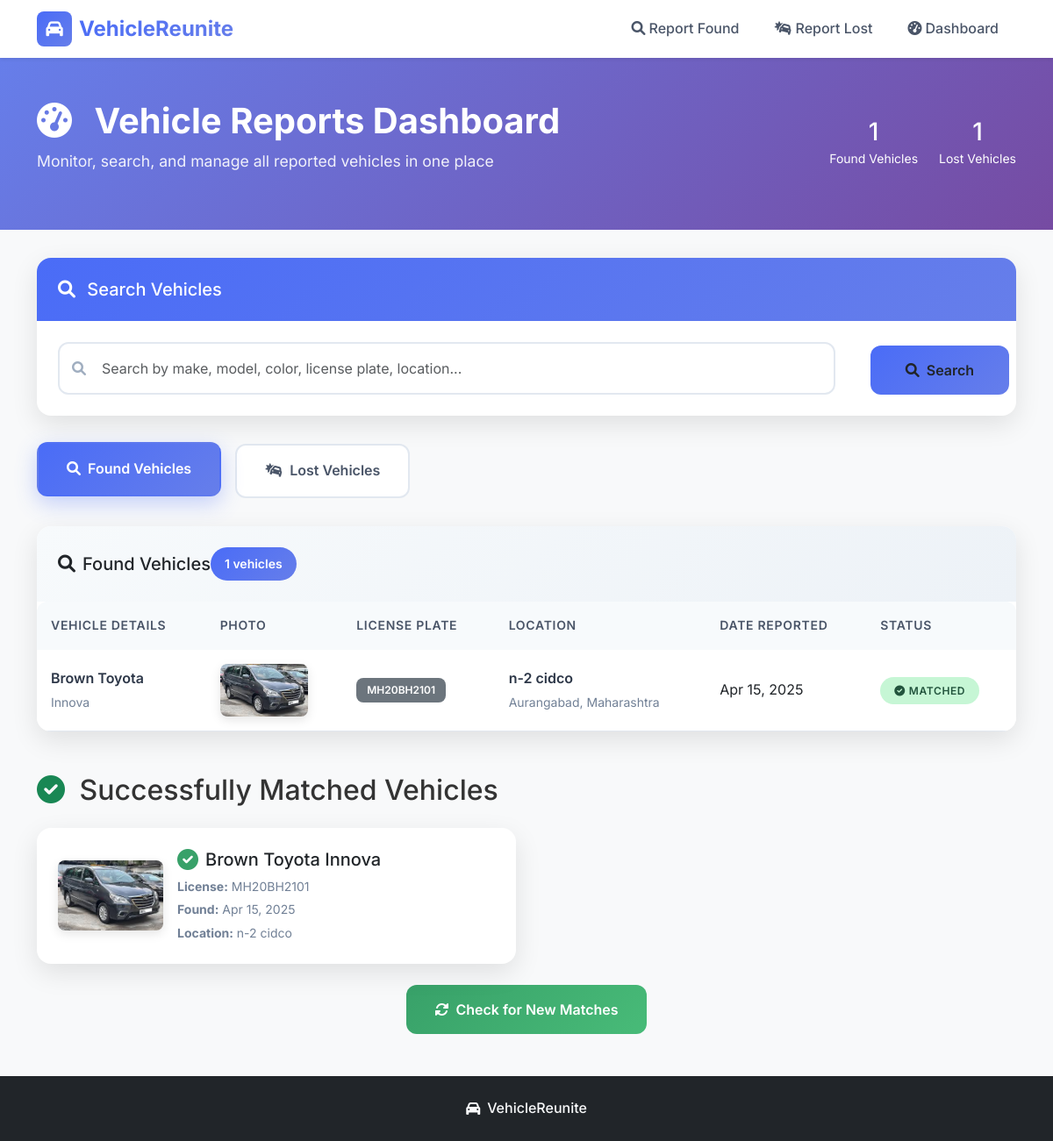
/dashboard/, run on the app's committed database.
### vehicles/models.py (models this page shows, shortened)
class BaseVehicle(models.Model):
    make = models.CharField(max_length=100)
    model = models.CharField(max_length=100)
    color = models.CharField(max_length=50)
    license_plate = models.CharField(max_length=20)
    photo = models.ImageField(upload_to='vehicles/', null=True, blank=True)
    reported_date = models.DateTimeField(default=timezone.now)
    class Meta:
        abstract = True

class FoundVehicle(BaseVehicle):
    location = models.CharField(max_length=255)
    city = models.CharField(max_length=100)
    state = models.CharField(max_length=100)
    zipcode = models.CharField(max_length=20)
    landmark = models.CharField(max_length=255, blank=True, null=True)
    condition = models.TextField()
    notes = models.TextField(blank=True, null=True)
    reporter_name = models.CharField(max_length=100, blank=True, null=True)
    reporter_email = models.EmailField(blank=True, null=True)
    status = models.CharField(max_length=20, default='pending',
                             choices=[('pending', 'Pending'), ('matched', 'Matched')])

### vehicles/views.py (the view)
# urls.py: path('dashboard/', views.dashboard, name='dashboard'),
def dashboard(request):
    search_term = request.GET.get('search', '')
    if search_term:
        found_vehicles = FoundVehicle.objects.filter(
            Q(make__icontains=search_term) |
            Q(model__icontains=search_term) |
            Q(color__icontains=search_term) |
            Q(license_plate__icontains=search_term) |
            Q(location__icontains=search_term)
        )
        lost_vehicles = LostVehicle.objects.filter(
            Q(make__icontains=search_term) |
            Q(model__icontains=search_term) |
            Q(color__icontains=search_term) |
            Q(license_plate__icontains=search_term) |
            Q(last_seen_location__icontains=search_term)
        )
    else:
        found_vehicles = FoundVehicle.objects.all()
        lost_vehicles = LostVehicle.objects.all()
    matched_vehicles = FoundVehicle.objects.filter(status='matched')
    context = {
        'found_vehicles': found_vehicles,
        'lost_vehicles': lost_vehicles,
        'matched_vehicles': matched_vehicles,
        'search_term': search_term
    }
    return render(request, 'vehicles/dashboard.html', context)

### templates/vehicles/dashboard.html (shortened to what this page needs)
{% extends 'base.html' %}
{% block content %}
<section class="dashboard-header">
    <div class="container">
        <div class="row align-items-center">
            <div class="col-md-8">
                <h1 class="dashboard-title">
                    <i class="fas fa-tachometer-alt me-3"></i>
                    Vehicle Reports Dashboard
                </h1>
                <p class="dashboard-subtitle">Monitor, search, and manage all reported vehicles in one place</p>
            </div>
            <div class="col-md-4 text-md-end">
                <div class="d-flex justify-content-md-end justify-content-center">
                    <div class="text-center me-4">
                        <div class="h3 mb-0">{{ found_vehicles.count }}</div>
                        <small>Found Vehicles</small>
                    </div>
                    <div class="text-center">
                        <div class="h3 mb-0">{{ lost_vehicles.count }}</div>
                        <small>Lost Vehicles</small>
                    </div>
                </div>
            </div>
        </div>
    </div>
</section>
<div class="container">
    <div class="card search-card">
        <div class="card-header">
            <h2 class="h5 mb-0">
                <i class="fas fa-search me-2"></i>
                Search Vehicles
            </h2>
        </div>
        <div class="card-body p-4">
            <form method="get" action="{% url 'dashboard' %}">
                <div class="row align-items-end">
                    <div class="col-md-10">
                        <div class="search-input-group">
                            <i class="fas fa-search search-icon"></i>
                            <input type="search" name="search" class="form-control"
                                   placeholder="Search by make, model, color, license plate, location..."
                                   value="{{ search_term }}">
                        </div>
                    </div>
                    <div class="col-md-2">
                        <button type="submit" class="btn search-btn w-100">
                            <i class="fas fa-search me-2"></i>Search
                        </button>
                    </div>
                </div>
            </form>
        </div>
    </div>
    <ul class="nav custom-tabs" id="vehicleTabs" role="tablist">
        <li class="nav-item" role="presentation">
            <button class="nav-link active" id="found-tab" data-bs-toggle="tab" data-bs-target="#found" type="button" role="tab">
                <i class="fas fa-search me-2"></i>Found Vehicles
            </button>
        </li>
        <li class="nav-item" role="presentation">
            <button class="nav-link" id="lost-tab" data-bs-toggle="tab" data-bs-target="#lost" type="button" role="tab">
                <i class="fas fa-car-crash me-2"></i>Lost Vehicles
            </button>
        </li>
    </ul>
    <div class="tab-content" id="vehicleTabsContent">
        <div class="tab-pane fade show active" id="found" role="tabpanel">
            <div class="card vehicle-card">
                <div class="card-header">
                    <h2 class="h5 mb-0">
                        <i class="fas fa-search me-2"></i>Found Vehicles
                    </h2>
                    <span class="vehicle-count-badge">{{ found_vehicles.count }} vehicles</span>
                </div>
                <div class="card-body p-0">
                    {% if found_vehicles %}
                        <div class="table-responsive">
                            <table class="table vehicle-table">
                                <thead>
                                    <tr>
                                        <th>Vehicle Details</th>
                                        <th>Photo</th>
                                        <th>License Plate</th>
                                        <th>Location</th>
                                        <th>Date Reported</th>
                                        <th>Status</th>
                                    </tr>
                                </thead>
                                <tbody>
                                    {% for vehicle in found_vehicles %}
                                        <tr>
                                            <td>
                                                <div class="vehicle-info">{{ vehicle.color }} {{ vehicle.make }}</div>
                                                <div class="vehicle-details">{{ vehicle.model }}</div>
                                            </td>
                                            <td>
                                                {% if vehicle.photo %}
                                                    <img src="{{ vehicle.photo.url }}" alt="{{ vehicle.make }} {{ vehicle.model }}"
                                                         class="vehicle-image" style="height: 60px; width: 100px;">
                                                {% else %}
                                                    <div class="bg-light text-center vehicle-image d-flex align-items-center justify-content-center"
                                                         style="height: 60px; width: 100px; font-size: 0.75rem; color: #a0aec0;">
                                                        No Image
                                                    </div>
                                                {% endif %}
                                            </td>
                                            <td>
                                                <span class="badge bg-secondary">{{ vehicle.license_plate }}</span>
                                            </td>
                                            <td>
                                                <div class="vehicle-info">{{ vehicle.location }}</div>
                                                <div class="vehicle-details">{{ vehicle.city }}, {{ vehicle.state }}</div>
                                            </td>
                                            <td>{{ vehicle.reported_date|date:"M d, Y" }}</td>
                                            <td>
                                                {% if vehicle.status == 'matched' %}
                                                    <span class="status-badge status-matched">
                                                        <i class="fas fa-check-circle me-1"></i>Matched
                                                    </span>
                                                {% else %}
                                                    <span class="status-badge status-pending">
                                                        <i class="fas fa-clock me-1"></i>Pending
                                                    </span>
                                                {% endif %}
                                            </td>
                                        </tr>
                                    {% endfor %}
                                </tbody>
                            </table>
                        </div>
                    {% else %}
                        <div class="empty-state">
                            <i class="fas fa-search empty-state-icon"></i>
                            <h4>No Found Vehicles</h4>
                            <p>No vehicles found matching your search criteria.</p>
                        </div>
                    {% endif %}
                </div>
            </div>
        </div>
    </div>
    {% if matched_vehicles %}
        <div class="matched-vehicles-section">
            <h2 class="section-title mb-4">
                <i class="fas fa-check-circle text-success me-2"></i>
                Successfully Matched Vehicles
            </h2>
            <div class="row g-4">
                {% for vehicle in matched_vehicles %}
                    <div class="col-lg-6">
                        <div class="card matched-vehicle-card">
                            <div class="card-body p-4">
                                <div class="d-flex align-items-center">
                                    <div class="flex-shrink-0 me-3">
                                        {% if vehicle.photo %}
                                            <img src="{{ vehicle.photo.url }}" alt="{{ vehicle.make }} {{ vehicle.model }}"
                                                 class="vehicle-image" style="height: 80px; width: 120px;">
                                        {% else %}
                                            <div class="bg-light text-center vehicle-image d-flex align-items-center justify-content-center"
                                                 style="height: 80px; width: 120px; font-size: 0.75rem; color: #a0aec0;">
                                                No Image
                                            </div>
                                        {% endif %}
                                    </div>
                                    <div class="flex-grow-1">
                                        <div class="d-flex align-items-center mb-2">
                                            <i class="match-success-icon fas fa-check-circle"></i>
                                            <h5 class="mb-0">{{ vehicle.color }} {{ vehicle.make }} {{ vehicle.model }}</h5>
                                        </div>
                                        <p class="vehicle-details mb-1">
                                            <strong>License:</strong> {{ vehicle.license_plate }}
                                        </p>
                                        <p class="vehicle-details mb-1">
                                            <strong>Found:</strong> {{ vehicle.reported_date|date:"M d, Y" }}
                                        </p>
                                        <p class="vehicle-details mb-0">
                                            <strong>Location:</strong> {{ vehicle.location }}
                                        </p>
                                    </div>
                                </div>
                            </div>
                        </div>
                    </div>
                {% endfor %}
            </div>
        </div>
    {% endif %}
    <div class="text-center mt-4 mb-5">
        <button id="check-matches-btn" class="btn check-matches-btn">
            <i class="fas fa-sync-alt me-2"></i>Check for New Matches
        </button>
    </div>
</div>
{% endblock %}

### templates/base.html (shortened to what this page needs)
<!DOCTYPE html>
<html lang="en">
<head>
    <link href="https://cdn.jsdelivr.net/npm/bootstrap@5.3.0/dist/css/bootstrap.min.css" rel="stylesheet">
    <link rel="stylesheet" href="https://cdnjs.cloudflare.com/ajax/libs/font-awesome/6.0.0/css/all.min.css">
    <link rel="stylesheet" href="/static/css/styles.css">
</head>
<body>
    <header class="navbar navbar-expand-lg navbar-light bg-white shadow-sm sticky-top">
        <div class="container">
            <a class="navbar-brand d-flex align-items-center" href="{% url 'home' %}">
                <div class="brand-icon me-2">
                    <i class="fas fa-car"></i>
                </div>
                <span class="brand-text">VehicleReunite</span>
            </a>
            <div class="collapse navbar-collapse" id="navbarNav">
                <ul class="navbar-nav ms-auto">
                    <li class="nav-item">
                        <a class="nav-link" href="{% url 'report_found' %}">
                            <i class="fas fa-search me-1"></i>Report Found
                        </a>
                    </li>
                    <li class="nav-item">
                        <a class="nav-link" href="{% url 'report_lost' %}">
                            <i class="fas fa-car-crash me-1"></i>Report Lost
                        </a>
                    </li>
                    <li class="nav-item">
                        <a class="nav-link" href="{% url 'dashboard' %}">
                            <i class="fas fa-tachometer-alt me-1"></i>Dashboard
                        </a>
                    </li>
                </ul>
            </div>
        </div>
    </header>
    <main>
        {% block content %}{% endblock %}
    </main>
    <footer class="bg-dark text-light py-4 mt-5">
        <div class="container">
            <div class="row align-items-center">
                <div class="col-12 text-center">
                    <div class="d-flex align-items-center justify-content-center">
                        <i class="fas fa-car me-2"></i>
                        <span class="fw-medium">VehicleReunite</span>
                    </div>
                </div>
            </div>
        </div>
    </footer>
</body>
</html>

### data on the page
FoundVehicle: color "Brown", make "Toyota", model "Innova", photo (picture), license_plate "MH20BH2101", location "n-2 cidco", city "Aurangabad", state "Maharashtra", reported_date "Apr 15, 2025", status "matched" (drawn)

### other printed values
{{ found_vehicles.count }} "1"
{{ lost_vehicles.count }} "1"
